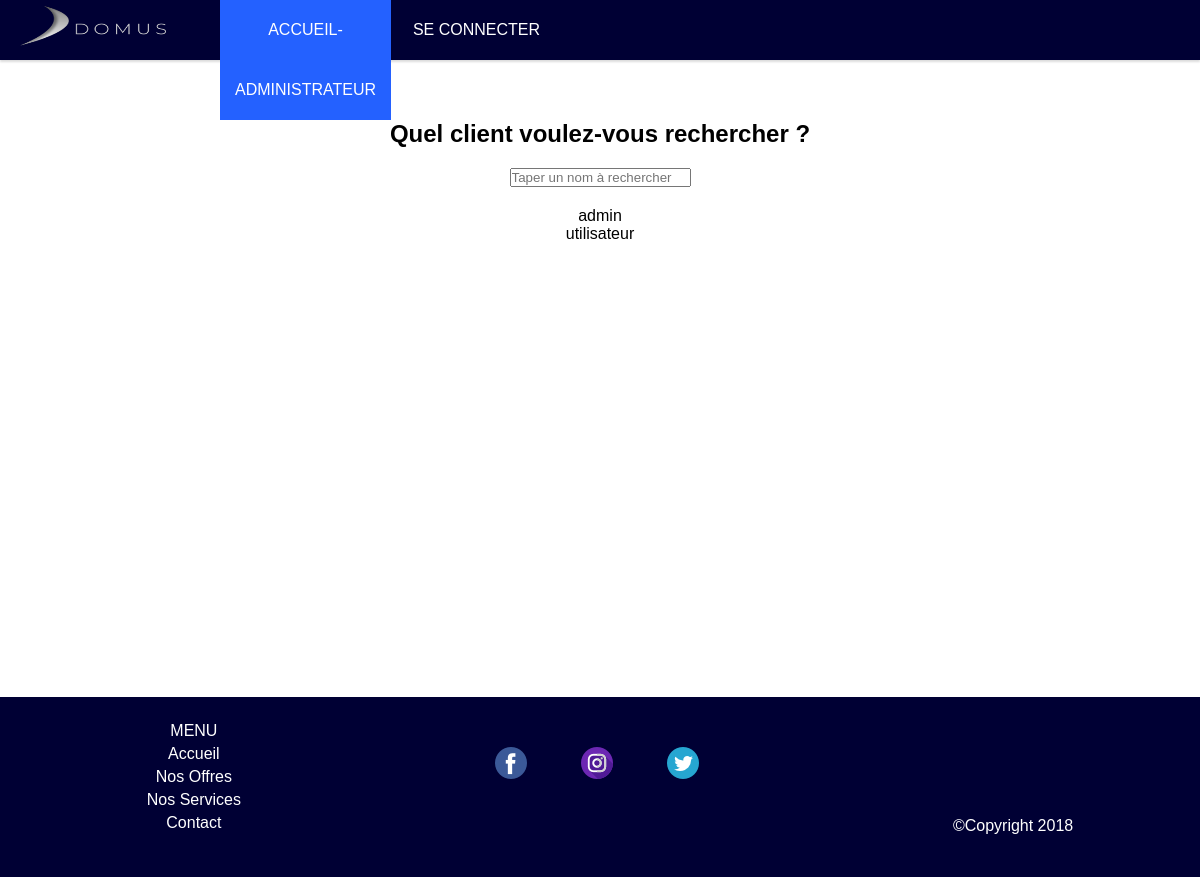
The page /php/admin_client_data_display.php on the database as committed earlier.
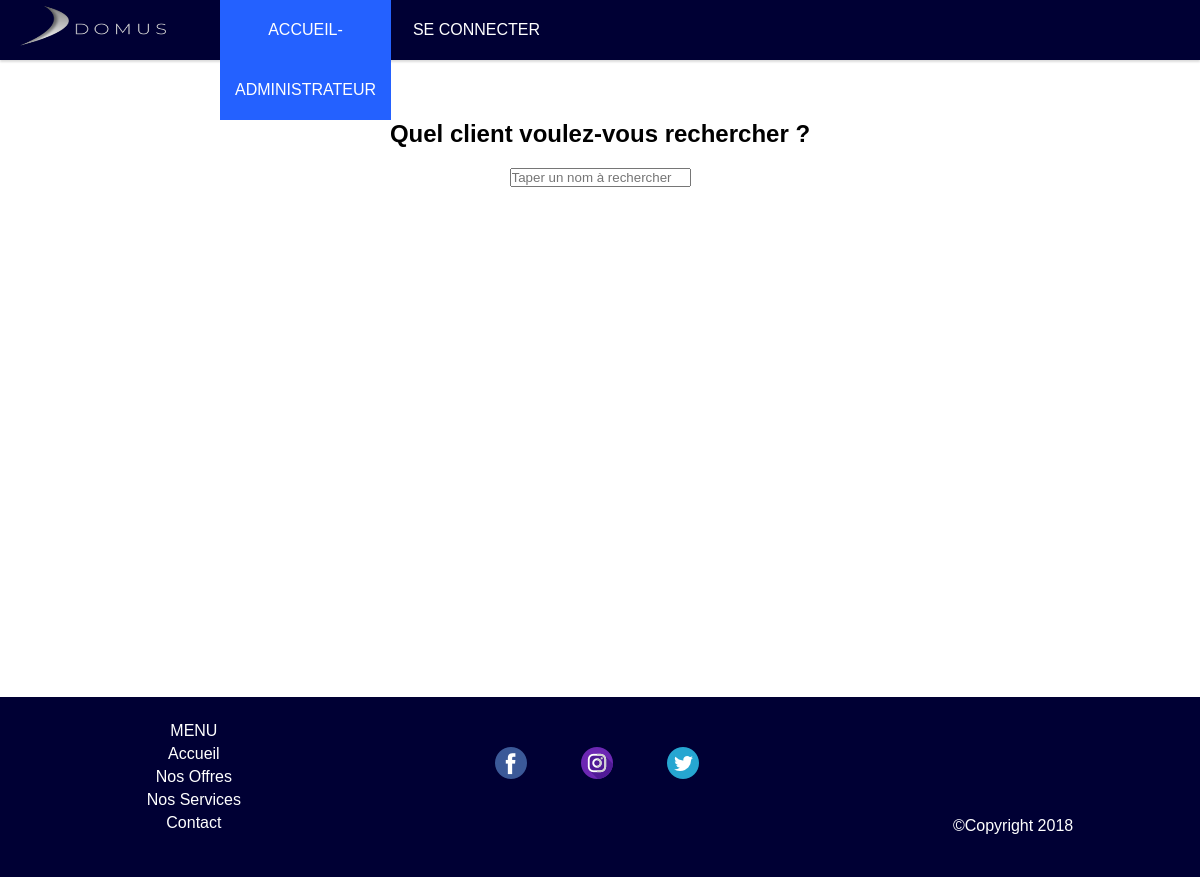
The same page on the database as committed later.
### tables this page shows
CREATE TABLE IF NOT EXISTS `users` (
  `idUsers` int(11) NOT NULL AUTO_INCREMENT,
  `uidUsers` tinytext NOT NULL,
  `emailUsers` tinytext NOT NULL,
  `pwdUsers` longtext NOT NULL,
  `phoneNbUsers` tinytext NOT NULL,
  `adressUsers` text NOT NULL,
  `firstNameUsers` tinytext NOT NULL,
  `lastNameUsers` tinytext NOT NULL,
  `offersUsers` int(11) NOT NULL,
  PRIMARY KEY (`idUsers`)
);

### php/admin_client_data_display.php (the view, shortened to what this page needs)
<!DOCTYPE html>
<html>
	<head>
		<link rel="stylesheet" type="text/css" href="../css/clients.css">
		<link rel="stylesheet" href="../css/header_admin.css">
		<link rel="stylesheet" href="../css/footer.css">
	</head>
	<?php include("../includes/header_admin.php"); ?>
	<body>
		<h2>Quel client voulez-vous rechercher ?</h2>
		<form class="client">
			<input type="text" name="recherche" placeholder="Taper un nom à rechercher">
		</form>
		<div class="information">
		<?php readName()?>
		<?php
		function readName(){
			include("../includes/DBconnexion.php");
			if(isset($_GET['recherche'])){
			$clients=$_GET['recherche'];
			$query=$db->prepare("SELECT * FROM users WHERE uidUsers=:client");
			$query->bindValue(':client',$clients,PDO::PARAM_STR);
			$query->execute();
			while($client=$query->fetch()){
				echo '<h4>Pseudo :</h4>'.$client['uidUsers'].'</br>'.'<h4>Numéro de téléphone :</h4>'.$client['phoneNbUsers'].'</br>'.'<h4>Adresse mail :</h4>'.$client['emailUsers'] .'</br>'.'<h4>Adresse :</h4>'.$client['adressUsers'].'</br>'.'<h4>Prénom :</h4>'.$client['firstNameUsers'].'</br>'.'<h4>Nom :</h4>'.$client['lastNameUsers'].'</br>'.'<h4>Numéro offre :</h4>'.$client['offersUsers'];
				}
			}
			else{
				$query=$db->query("SELECT * FROM users");
				while($client=$query->fetch()){
					echo $client['uidUsers'].'</br>';
				}
			}
		}?>
		</div>
	</body>
	<?php include("../includes/footer.php"); ?>
</html>

Rows that differ between the two databases and show on the page:
removed users: uidUsers "admin"
removed users: uidUsers "utilisateur"
